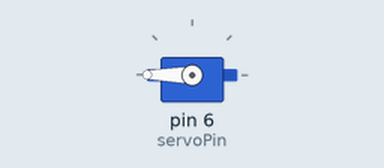
This sketch was run on a simulated Arduino Uno, built with avr-gcc and run on an emulated ATmega328P. On the bench: servo.

Above: at 0.05 s.
At 4.0 s:
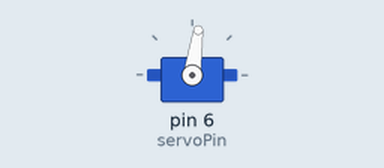
Timing chart, 0 to 5.2 s (numbered marks = the images above):
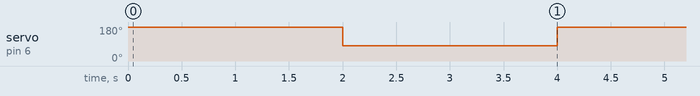

The sketch:

Servo_Test_copy_20261112173831.ino
```cpp
#include <Servo.h>

Servo ds3218Heavy;
const int servoPin = 6;
int targetAngle = 270; // Desired angle (0 to 270)

void setup() {
  // Attach without overriding default min/max, we will handle it in loop
  ds3218Heavy.attach(servoPin);
}

void loop() {
  // Map 0-270 degrees to 500-2500 microseconds
  int pulseWidth = map(targetAngle, 0, 270, 500, 2500);

  // Constrain to prevent sending out-of-bounds pulses
  pulseWidth = constrain(pulseWidth, 500, 2500);

  ds3218Heavy.writeMicroseconds(pulseWidth); // tells it to rotate

  delay(2000);
  // alternates every 2 seconds

  // Toggle for demonstration
  targetAngle = (targetAngle == 270) ? 120 : 270;
}
// 120 deg is flat
```

Measured:
- by itself, servo on pin 6 (servoPin): alternates 180° for 2.0 s and 82° for 2.0 s
